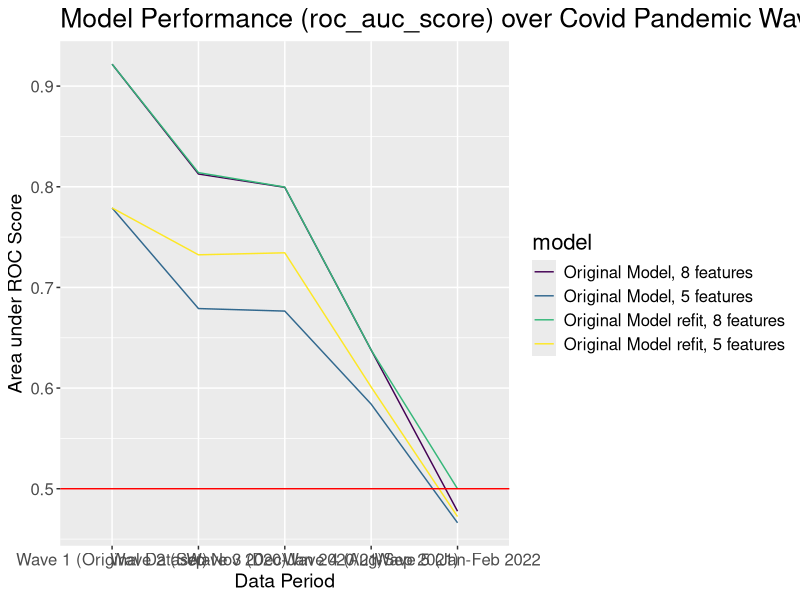
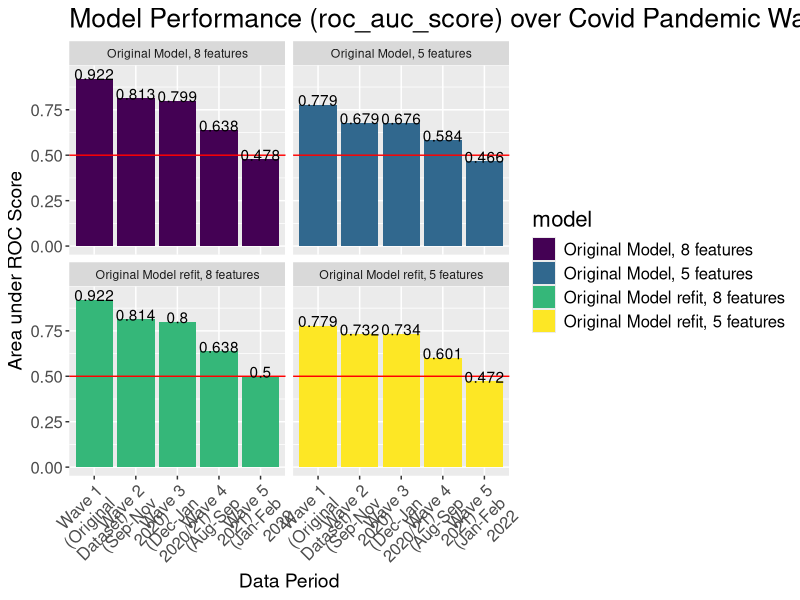
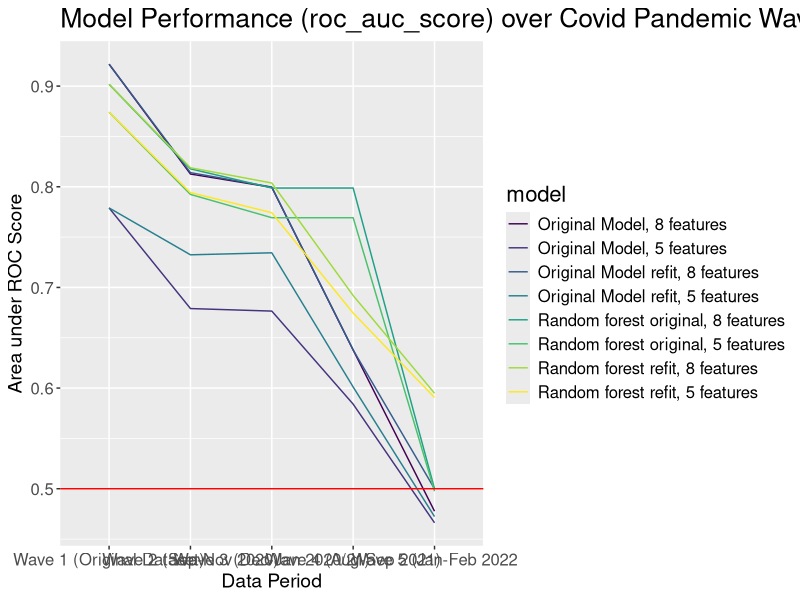
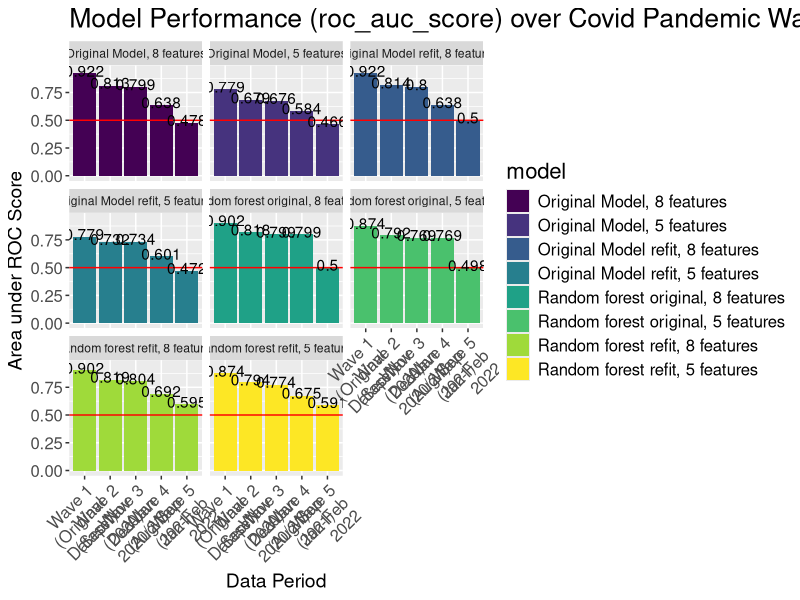

These charts were generated, in order, by the following R code:
w1_plottingData <- data.frame(
  period = rep("Wave 1 (Original Dataset)",4)
  ,model = c("Original Model, 8 features","Original Model, 5 features","Original Model refit, 8 features","Original Model refit, 5 features")
  ,roc_auc_score = c(0.921806855,0.778974529,0.921806855,0.778974529)
)

w2_plottingData <- data.frame(
  period = rep("Wave 2 (Sep-Nov 2020)",4)
  ,model = c("Original Model, 8 features","Original Model, 5 features","Original Model refit, 8 features","Original Model refit, 5 features")
  ,roc_auc_score = c(0.812652552,0.679011799,0.814039379,0.732406375)
)

w3_plottingData <- data.frame(
  period = rep("Wave 3 (Dec-Jan 2020/21)",4)
  ,model = c("Original Model, 8 features","Original Model, 5 features","Original Model refit, 8 features","Original Model refit, 5 features")
  ,roc_auc_score = c(0.7994211243501196,0.676489397389172,0.7996498376252137,0.7344011525084371)
)

w4_plottingData <- data.frame(
  period = rep("Wave 4 (Aug-Sep 2021)",4)
  ,model = c("Original Model, 8 features","Original Model, 5 features","Original Model refit, 8 features","Original Model refit, 5 features")
  ,roc_auc_score = c(0.6378048474735774,0.5840622672200418,0.6378518863955038,0.6010853273909755)
)

w5_plottingData <- data.frame(
  period = rep("Wave 5 (Jan-Feb 2022",4)
  ,model = c("Original Model, 8 features","Original Model, 5 features","Original Model refit, 8 features","Original Model refit, 5 features")
  ,roc_auc_score = c(0.4776838523671778,0.46617360807291075,0.499940322490221,0.4723540407498081)
)

library(dplyr)
masterPlot <- rbind(
  w1_plottingData, w2_plottingData, w3_plottingData, w4_plottingData, w5_plottingData
) 
masterPlot$period
masterPlot2 <- masterPlot %>% 
  mutate(model = factor(model, levels = c("Original Model, 8 features","Original Model, 5 features","Original Model refit, 8 features","Original Model refit, 5 features"),ordered = TRUE)) %>% 
  mutate(roc_auc_score2 = round(roc_auc_score,3))

library(ggplot2)
# 
# ggplot(masterPlot,aes(y = roc_auc_score,x = period, fill = model)) + 
#   geom_col(position = "dodge") + 
#   geom_hline(yintercept = 0.5, color = "red") +
#   xlab("Data Period") +
#   ylab("Area under ROC Score") +
#   ggtitle("Model Performance (roc_auc_score) over Covid Pandemic Waves in Israel")

ggplot(masterPlot2,aes(y = roc_auc_score,x = period, color = model, group = model)) + 
  geom_line() +
  geom_hline(yintercept = 0.5, color = "red") +
  theme(legend.text = element_text(size = 12),axis.text = element_text(size = 12),axis.title =  element_text(size = 14), title = element_text(size = 16)) +
  xlab("Data Period") +
  ylab("Area under ROC Score") +
  ggtitle("Model Performance (roc_auc_score) over Covid Pandemic Waves in Israel")

ggplot(masterPlot2,aes(y = roc_auc_score,x = period, fill = model)) + 
  geom_col(position = "dodge") + 
  geom_hline(yintercept = 0.5, color = "red") +
  geom_text(aes(label = roc_auc_score2), nudge_y = 0.025) +
  theme(legend.text = element_text(size = 12),axis.text = element_text(size = 12),axis.title =  element_text(size = 14), title = element_text(size = 16)) +
  scale_x_discrete(labels = function(x) stringr::str_wrap(x, width = 10)) +
  facet_wrap(vars(model)) +
  xlab("Data Period") +
  ylab("Area under ROC Score") +
  ggtitle("Model Performance (roc_auc_score) over Covid Pandemic Waves in Israel") +
  theme(axis.text.x = element_text(angle = 45, hjust = 1))
# 
# ggplot(masterPlot2,aes(y = roc_auc_score,x = period, color = model, group = model)) + 
#   geom_line() +
#   geom_hline(yintercept = 0.5, color = "red") +
#   geom_text(aes(label = roc_auc_score2), nudge_y = 0.025, hjust = 0, angle = 25) +
#   facet_wrap(vars(model)) +
#   xlab("Data Period") +
#   ylab("Area under ROC Score") +
#   ggtitle("Model Performance (roc_auc_score) over Covid Pandemic Waves in Israel") +
#   theme(axis.text.x = element_text(angle = 45, hjust = 1))




## Part 2 ----

w1_plottingData <- data.frame(
  period = rep("Wave 1 (Original Dataset)",8)
  ,model = c("Original Model, 8 features","Original Model, 5 features","Original Model refit, 8 features","Original Model refit, 5 features"
             ,"Random forest original, 8 features","Random forest original, 5 features","Random forest refit, 8 features","Random forest refit, 5 features"
             )
  ,roc_auc_score = c(0.921806855,0.778974529,0.921806855,0.778974529,0.901836799,0.874074209,0.901836799,0.874074209)
)

w2_plottingData <- data.frame(
  period = rep("Wave 2 (Sep-Nov 2020)",8)
  ,model = c("Original Model, 8 features","Original Model, 5 features","Original Model refit, 8 features","Original Model refit, 5 features"
             ,"Random forest original, 8 features","Random forest original, 5 features","Random forest refit, 8 features","Random forest refit, 5 features"
  )
  ,roc_auc_score = c(0.812652552,0.679011799,0.814039379,0.732406375,0.817801963,0.792381512,0.818878715,0.794219032)
)

w3_plottingData <- data.frame(
  period = rep("Wave 3 (Dec-Jan 2020/21)",8)
  ,model = c("Original Model, 8 features","Original Model, 5 features","Original Model refit, 8 features","Original Model refit, 5 features"
             ,"Random forest original, 8 features","Random forest original, 5 features","Random forest refit, 8 features","Random forest refit, 5 features"
  )
  ,roc_auc_score = c(0.7994211243501196,0.676489397389172,0.7996498376252137,0.7344011525084371,0.798749225,0.769252963,0.803719483,0.774206725)
)

w4_plottingData <- data.frame(
  period = rep("Wave 4 (Aug-Sep 2021)",8)
  ,model = c("Original Model, 8 features","Original Model, 5 features","Original Model refit, 8 features","Original Model refit, 5 features"
             ,"Random forest original, 8 features","Random forest original, 5 features","Random forest refit, 8 features","Random forest refit, 5 features"
  )
  ,roc_auc_score = c(0.6378048474735774,0.5840622672200418,0.6378518863955038,0.6010853273909755,0.798749225,0.769252963,0.691913874,0.674525258)
)

w5_plottingData <- data.frame(
  period = rep("Wave 5 (Jan-Feb 2022",8)
  ,model = c("Original Model, 8 features","Original Model, 5 features","Original Model refit, 8 features","Original Model refit, 5 features"
             ,"Random forest original, 8 features","Random forest original, 5 features","Random forest refit, 8 features","Random forest refit, 5 features"
  )
  ,roc_auc_score = c(0.4776838523671778,0.46617360807291075,0.499940322490221,0.4723540407498081,0.499952732,0.497559104,0.594864806,0.590638981)
)



masterPlot <- rbind(
  w1_plottingData, w2_plottingData, w3_plottingData, w4_plottingData, w5_plottingData
) 

masterPlot2 <- masterPlot %>% 
  mutate(model = factor(model, levels = c(
    "Original Model, 8 features","Original Model, 5 features","Original Model refit, 8 features","Original Model refit, 5 features"
    ,"Random forest original, 8 features","Random forest original, 5 features","Random forest refit, 8 features","Random forest refit, 5 features"
    ),ordered = TRUE)) %>% 
  mutate(roc_auc_score2 = round(roc_auc_score,3))

library(ggplot2)
# 
# ggplot(masterPlot,aes(y = roc_auc_score,x = period, fill = model)) + 
#   geom_col(position = "dodge") + 
#   geom_hline(yintercept = 0.5, color = "red") +
#   xlab("Data Period") +
#   ylab("Area under ROC Score") +
#   ggtitle("Model Performance (roc_auc_score) over Covid Pandemic Waves in Israel")

ggplot(masterPlot2,aes(y = roc_auc_score,x = period, color = model, group = model)) + 
  geom_line() +
  geom_hline(yintercept = 0.5, color = "red") +
  theme(legend.text = element_text(size = 12),axis.text = element_text(size = 12),axis.title =  element_text(size = 14), title = element_text(size = 16)) +
  #scale_x_discrete(labels = function(x) stringr::str_wrap(x, width = 10)) +
  xlab("Data Period") +
  ylab("Area under ROC Score") +
  ggtitle("Model Performance (roc_auc_score) over Covid Pandemic Waves in Israel")

ggplot(masterPlot2,aes(y = roc_auc_score,x = period, fill = model)) + 
  geom_col(position = "dodge") + 
  geom_hline(yintercept = 0.5, color = "red") +
  geom_text(aes(label = roc_auc_score2), nudge_y = 0.025) +
  facet_wrap(vars(model)) +
  theme(legend.text = element_text(size = 12),axis.text = element_text(size = 12),axis.title =  element_text(size = 14), title = element_text(size = 16)) +
  scale_x_discrete(labels = function(x) stringr::str_wrap(x, width = 10)) +  xlab("Data Period") +
  ylab("Area under ROC Score") +
  ggtitle("Model Performance (roc_auc_score) over Covid Pandemic Waves in Israel") +
  theme(axis.text.x = element_text(angle = 45, hjust = 1))
# 
# ggplot(masterPlot2,aes(y = roc_auc_score,x = period, color = model, group = model)) + 
#   geom_line() +
#   geom_hline(yintercept = 0.5, color = "red") +
#   geom_text(aes(label = roc_auc_score2), nudge_y = 0.025, hjust = 0, angle = 25) +
#   facet_wrap(vars(model)) +
#   xlab("Data Period") +
#   ylab("Area under ROC Score") +
#   ggtitle("Model Performance (roc_auc_score) over Covid Pandemic Waves in Israel") +
#   theme(axis.text.x = element_text(angle = 45, hjust = 1))